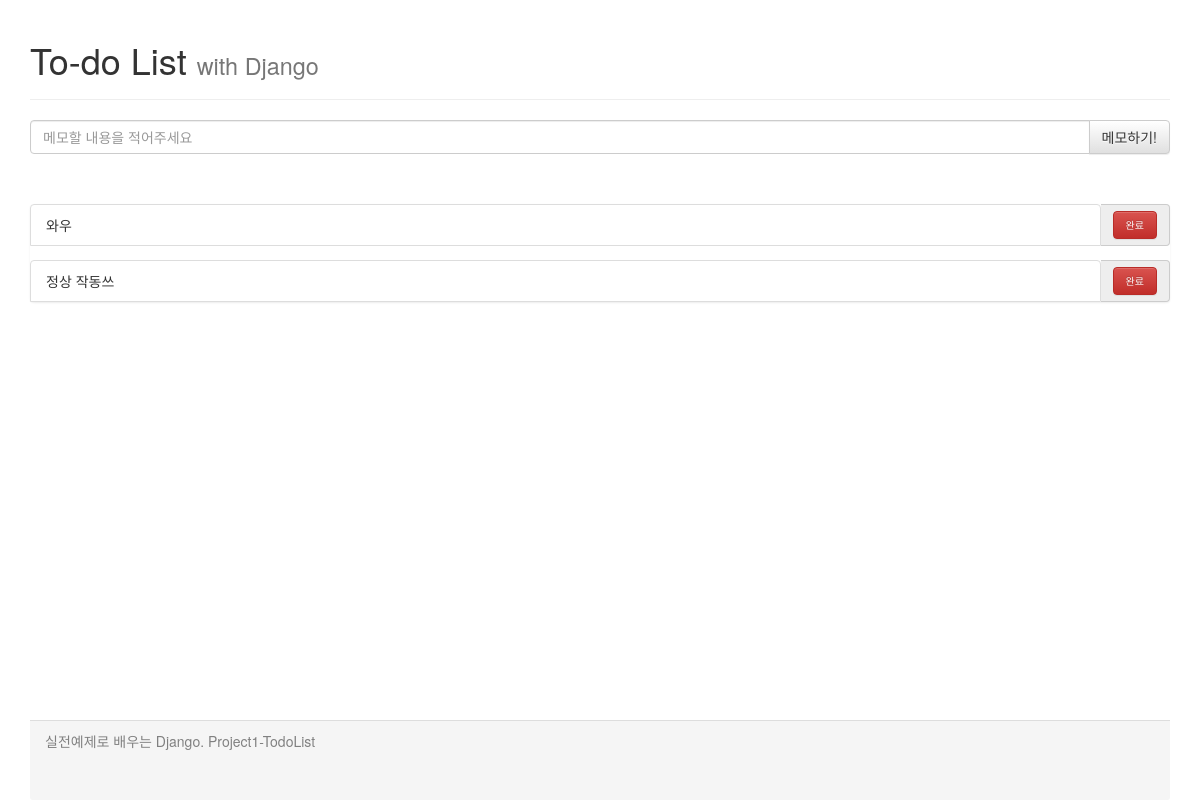
Before: / with the older database file.
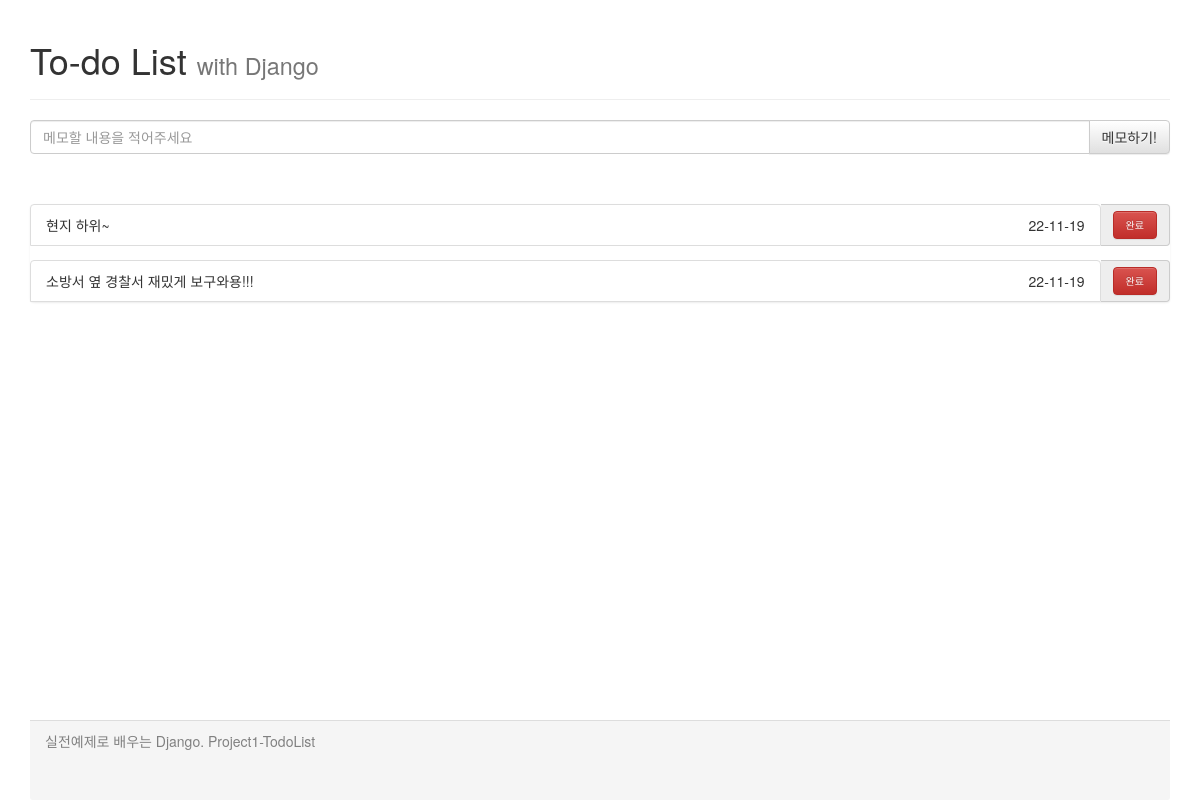
After: the same page with the newer database file.
### my_to_do_app/models.py (models this page shows)
class Todo(models.Model):
	content = models.CharField(max_length=255)
	isDone = models.BooleanField(default=False)
	create_time = models.DateTimeField(auto_now_add=True)

### my_to_do_app/views.py (the view)
# urls.py: path('', views.index, name='index'),
def index(request):
	todos = Todo.objects.all()
	content = {'todos':todos}
	return render(request, 'my_to_do_app/index.html', content)

### my_to_do_app/templates/my_to_do_app/index.html (shortened to what this page needs)
<html lang="ko">
<head>
    <link rel="stylesheet" href="https://maxcdn.bootstrapcdn.com/bootstrap/3.3.2/css/bootstrap.min.css">
    <link rel="stylesheet" href="https://maxcdn.bootstrapcdn.com/bootstrap/3.3.2/css/bootstrap-theme.min.css">
</head>
<body>
    <div class="container">
        <div class="header">
            <div class="page-header">
                <h1>To-do List <small>with Django</small></h1>
            </div>
        </div>
        <div class="content">
            <div class="messageDiv">
                <form action="./createTodo/" method="POST">{% csrf_token %}
                    <div class="input-group">
                        <input id="todoContent" name="todoContent" type="text" class="form-control" placeholder="메모할 내용을 적어주세요" autofocus>
                        <span class="input-group-btn">
                            <button class="btn btn-default" type="submit">메모하기!</button>
                        </span>
                    </div>
                </form>
            </div>
            <div class="toDoDiv">
                <ul class="list-group">
                    {% for todo in todos %}
                    {% if todo.isDone == False %}
                    <form action="./doneTodo/" method="GET">
                        <div class="input-group" name='todo1'>
                            <li class="list-group-item">{{ todo.content }}       <nav>{{ todo.create_time|date:"y-m-d" }}</nav></li>
                            <span class="input-group-addon">
                                <button type="submit" class="custom-btn btn btn-danger">완료</button>
                            </span>
                        </div>
                    </form>
                    {% endif %}
                    {% endfor %}
                </ul>
            </div>
        </div>
        <div class="panel-footer">
            실전예제로 배우는 Django. Project1-TodoList
        </div>
    </div>
</body>
</html>

### my_to_do_app/templates/my_to_do_app/index.html (style rules this page uses)
.content { height: 75%; }
.messageDiv { margin-top: 20px; margin-bottom: 50px; }
.custom-btn { font-size: 10px; }
.panel-footer { height:10%; color:gray; }
nav { display: inline-block; float: right; }

Changed rows visible on the page:
no longer on this page (row edited): Todo: content "와우"
no longer on this page (row edited): Todo: content "정상 작동쓰"
added Todo: content "현지 하위~", create_time "22-11-19"
added Todo: content "소방서 옆 경찰서 재밌게 보구와용!!!", create_time "22-11-19"
